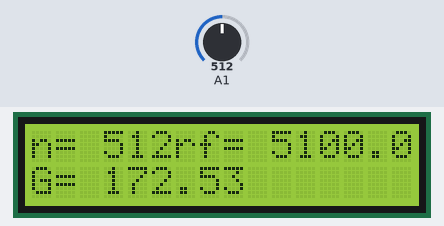
A sketch run on a simulated Arduino Uno, built with avr-gcc and run on an emulated ATmega328P. Shown: 16×2 character LCD. The inputs (shaded band) are chosen by the test bench; at power-on: A1 = 512.

Above: at 1.2 s.
1.3 s: A1 set to 0
At 2.2 s:
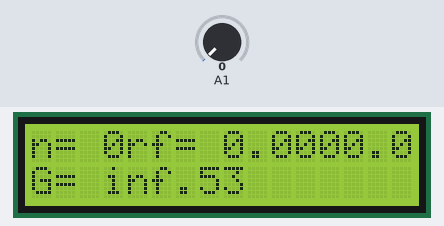
2.8 s: A1 set to 122
At 3.9 s:
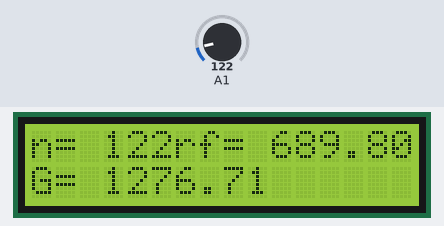
4.3 s: A1 set to 306
At 5.1 s:
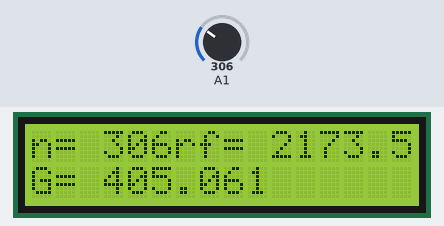
Timing chart, 0 to 7.3 s (numbered marks = the images above; inputs shaded):
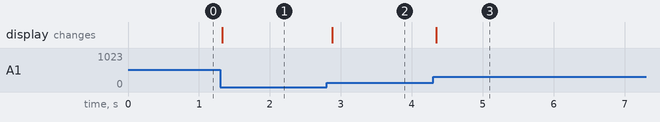

The sketch:

fsr.ino
```cpp
#include <LiquidCrystal.h>

LiquidCrystal g_lcd( 12, 11, 5, 4, 3, 2 );  // rs, enable, d4, d5, d6, d7

float R1=5.1,rf,fg;
int n;

void setup()
{
  Serial.begin(9600);
  g_lcd.begin( 16, 2 );
  g_lcd.clear();
}

void loop()
{
  n=analogRead(1);
  rf=R1*n/(1024.0-n);
  fg=880.79/rf - 0.17;
  if (fg < 0.01) {
    fg = 0;
  }

  g_lcd.setCursor( 0, 0 );
  g_lcd.print("n= ");
  g_lcd.print(n);
  g_lcd.print("rf= ");
  g_lcd.print(rf*1000);
  g_lcd.setCursor( 0, 1 );
  g_lcd.print("G= ");
  g_lcd.print(fg);

  delay( 100 );
}
```

Measured:
- after the input at 1.3 s, the display: changes at once (image 1)
- after the input at 2.8 s, the display: changes after 0.08 s (image 2)
- after the input at 4.3 s, the display: changes at once (image 3)
